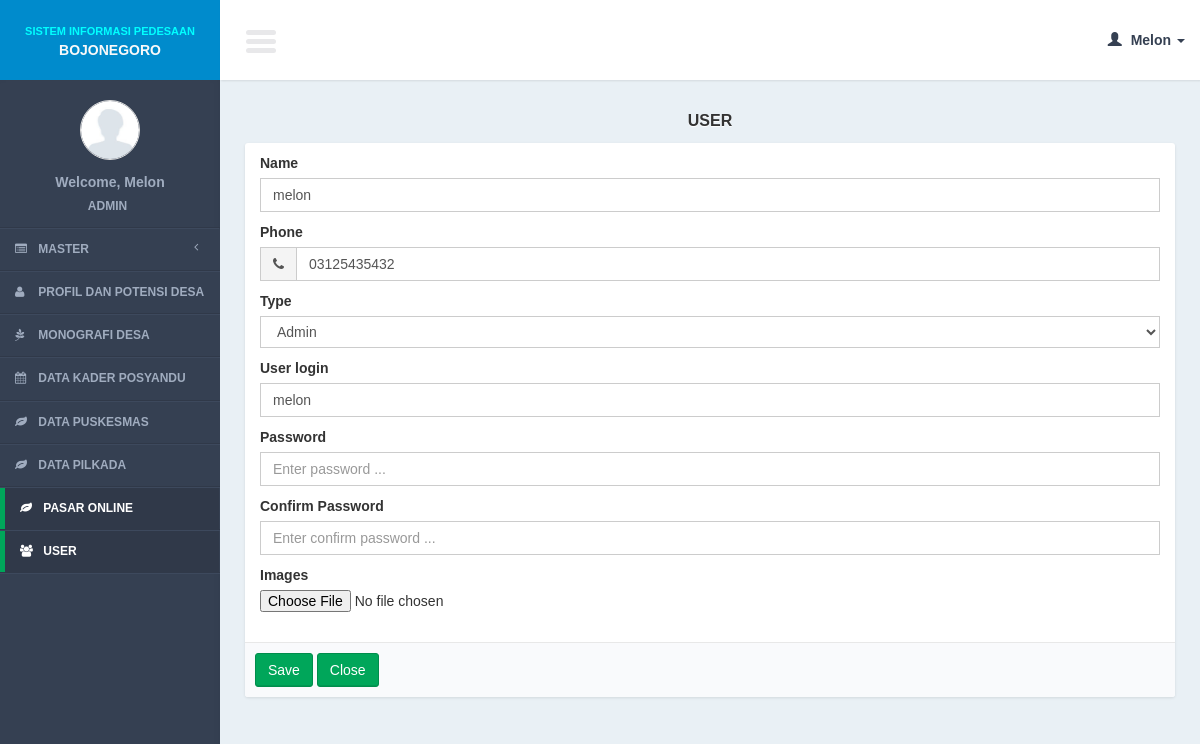
/controllers/user.php?page=form&id=11 (signed in), run on the app's committed database.
### tables this page shows
CREATE TABLE IF NOT EXISTS `users` (
`user_id` int(11) NOT NULL,
  `user_type_id` int(11) DEFAULT NULL,
  `user_login` varchar(100) DEFAULT NULL,
  `user_password` varchar(100) DEFAULT NULL,
  `user_name` varchar(100) DEFAULT NULL,
  `user_code` varchar(100) DEFAULT NULL,
  `user_phone` varchar(100) DEFAULT NULL,
  `user_img` text NOT NULL,
  `user_active_status` int(11) NOT NULL
);

### models/user_model.php (called while the page is built, shortened)
<?php
function read_id($id){
	$query = mysql_query("select *
			from users
			where user_id = '$id'");
	$result = mysql_fetch_object($query);
	return $result;
}
?>

### views/user/form.php (the view, shortened to what this page needs)
<section class="content">
    <div class="row">
        <div class="col-md-12">
          <div class="title_page"> <?= $title ?></div>
             <form action="<?= $action?>" method="post" enctype="multipart/form-data" role="form">
            <div class="box box-cokelat">
                <div class="box-body">
                        <div class="col-md-12">
                        <div class="form-group">
                            <label>Name</label>
                            <input required type="text" name="i_name" class="form-control" placeholder="Enter name ..." value="<?= $row->user_name ?>"/>
                        </div>
                        <div class="form-group">
                        <label>Phone</label>
                        <div class="input-group">
                        <div class="input-group-addon">
                        <i class="fa fa-phone"></i>
                        </div>
                        <input required class="form-control" type="text" name="i_phone" placeholder="Enter phone ..." value="<?= $row->user_phone?>">
                        </div>
                        </div>
                        <div class="form-group">
                          <label>Type</label>
                           <select name="i_type" size="1" class="form-control"/>
                             <option value="1">Admin</option>
                  		</div>
                          <div class="form-group">
                            <label>User login</label>
                            <input required type="text" name="i_login" class="form-control" placeholder="Enter user login ..." value="<?= $row->user_login ?>"/>
                        </div>
                        <div class="form-group">
                            <label>Password</label>
                            <input required type="password" name="i_password" class="form-control" placeholder="Enter password ..." value=""/>
                        </div>
                        <div class="form-group">
                            <label>Confirm Password</label>
                            <input required type="password" name="i_confirm_password" class="form-control" placeholder="Enter confirm password ..." value=""/>
                        </div>
                         <div class="form-group">
                         <label>Images</label>
                           <input type="file" name="i_img" id="i_img" />
                        </div>
                        </div>
                </div>
                  <div class="box-footer">
                <input class="btn btn-success" type="submit" value="Save"/>
                <a href="<?= $close_button?>" class="btn btn-success" >Close</a>
             </div>
            </div>
       </form>
        </div>
    </div>
</section>

### css/AdminLTE.css (style rules this page uses)
html { font-family: 'Source Sans Pro', sans-serif; -webkit-font-smoothing: antialiased; min-height: 100%; background: #E9F0F5; }
body { font-family: 'Source Sans Pro', sans-serif; -webkit-font-smoothing: antialiased; min-height: 100%; background: #E9F0F5; }
a { color: #3c8dbc; }
.content { padding: 30px 10px; }
.form-control { -webkit-border-radius: 0px !important; -moz-border-radius: 0px !important; border-radius: 0px !important; box-shadow: none; }
.input-group .input-group-addon { border-radius: 0; background-color: #f4f4f4; }
.box { position: relative; margin-bottom: 20px; -webkit-border-radius: 3px; -moz-border-radius: 3px; border-radius: 3px !important; width: 100%; background:#fff; box-shadow: 0 1px 3px rgba(0, 0, 0, 0.1); }
.box .box-body { padding-top:10px; -webkit-border-top-left-radius: 0; -webkit-border-top-right-radius: 0; -webkit-border-bottom-right-radius: 3px; -webkit-border-bottom-left-radius: 3px; -moz-border-radius-topleft: 0; -moz-border-radius-topright: 0; -moz-border-radius-bottomright: 3px; -moz-border-radius-bottomleft: 3px; border-top-left-radius: 0; border-top-right-radius: 0; border-bottom-right-radius: 3px; border-bottom-left-radius: 3px; border-radius:3px; padding-bottom:20px; }
.box .box-footer { border-top: 1px solid #e8e8e8; -webkit-border-top-left-radius: 0; -webkit-border-top-right-radius: 0; -webkit-border-bottom-right-radius: 3px; -webkit-border-bottom-left-radius: 3px; -moz-border-radius-topleft: 0; -moz-border-radius-topright: 0; -moz-border-radius-bottomright: 3px; -moz-border-radius-bottomleft: 3px; border-top-left-radius: 0; border-top-right-radius: 0; border-bottom-right-radius: 3px; border-bottom-left-radius: 3px; background:#F9FAFC; padding: 10px; }
.btn { font-weight: 500; -webkit-border-radius: 3px; -moz-border-radius: 3px; border-radius: 3px; border: 1px solid transparent; -webkit-box-shadow: inset 0px -2px 0px 0px rgba(0, 0, 0, 0.09); -moz-box-shadow: inset 0px -2px 0px 0px rgba(0, 0, 0, 0.09); box-shadow: inset 0px -1px 0px 0px rgba(0, 0, 0, 0.09); }
.btn.btn-success { background-color: #00a65a; border-color: #008d4c; }
.title_page { font-size:medium; text-align:center; font-weight:bold; margin-bottom:10px; text-shadow: 0 1px 1px #ffffff; text-transform:uppercase; }

### data on the page
users: i_name "melon", i_phone "03125435432", i_login "melon"

### other printed values
$user_data[0] "Melon"
$user_data[1] "ADMIN"
$title "USER"
